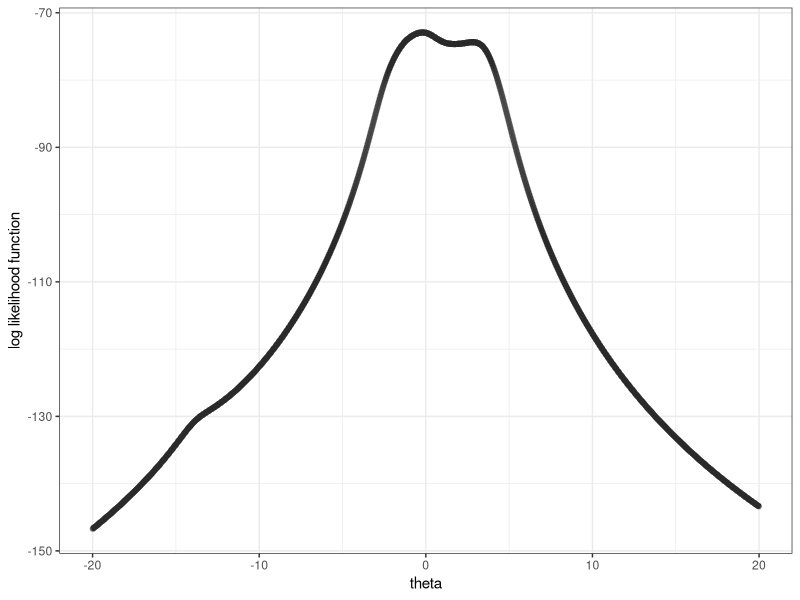

Reproduce this figure in R.
## ---- chunk 1
knitr::opts_chunk$set(echo = TRUE)
library(tidyverse)
## ---- chunk 2
# Import data
x_value = c(1.77, -0.23, 2.76, 3.80, 3.47, 
            56.75, -1.34, 4.24, -2.44, 3.29, 
            3.71, -2.40, 4.53, -0.07, -1.05, 
            -13.87, -2.53, -1.75, 0.27, 43.21)

# Define the log likelihood function
log_likelihood = function(x, theta) {
  l = -20*log(pi) - sum(log(1+(x-theta)^2))
  return(l)
} 

# Define the first derivative function of the log likelihood function
l_derivative_1 = function(x, theta) {
  l_1 = 2*sum((x-theta)/(1+(x-theta)^2))
  return(l_1)
}

# Define the second derivative function of the log likelihood function
l_derivative_2 = function(x, theta) {
  l_2 = 2*sum(((x-theta)^2-1)/(1+(x-theta)^2)^2)
  return(l_2)
}

# Graph the log likelihood function
theta_range = seq(-20, 20, 0.001)
n_loop = length(theta_range)
log_likelihood_value = numeric(n_loop)
for (i in 1:n_loop) {
  log_likelihood_value[i] = log_likelihood(x_value, theta_range[i])
}
result_l = cbind(theta_range, log_likelihood_value) %>% as.data.frame()
result_l %>% 
  ggplot(aes(x = theta_range, y = log_likelihood_value)) + geom_point(alpha = 0.01) +
  theme_bw() + labs(
    x = "theta",
    y = "log likelihood function"
  )
## ---- chunk 3
n_iteration = 1000
theta_iteration = numeric(n_iteration)
theta_iteration[1] = mean(x_value)
# Mean of the data as the starting point
for (i in 2:n_iteration) {
  theta_iteration[i] = theta_iteration[i-1] - l_derivative_1(x_value, theta_iteration[i-1])/l_derivative_2(x_value, theta_iteration[i-1])
}
tail(theta_iteration)

# Starting point = -11
theta_iteration[1] = -11
for (i in 2:n_iteration) {
  theta_iteration[i] = theta_iteration[i-1] - l_derivative_1(x_value, theta_iteration[i-1])/l_derivative_2(x_value, theta_iteration[i-1])
}
tail(theta_iteration)

# Starting point = -1
theta_iteration[1] = -1
for (i in 2:n_iteration) {
  theta_iteration[i] = theta_iteration[i-1] - l_derivative_1(x_value, theta_iteration[i-1])/l_derivative_2(x_value, theta_iteration[i-1])
}
tail(theta_iteration)

# Starting point = 0
theta_iteration[1] = 0
for (i in 2:n_iteration) {
  theta_iteration[i] = theta_iteration[i-1] - l_derivative_1(x_value, theta_iteration[i-1])/l_derivative_2(x_value, theta_iteration[i-1])
}
tail(theta_iteration)

# Starting point = 1.5
theta_iteration[1] = 1.5
for (i in 2:n_iteration) {
  theta_iteration[i] = theta_iteration[i-1] - l_derivative_1(x_value, theta_iteration[i-1])/l_derivative_2(x_value, theta_iteration[i-1])
}
tail(theta_iteration)

# Starting point = 4
theta_iteration[1] = 4
for (i in 2:n_iteration) {
  theta_iteration[i] = theta_iteration[i-1] - l_derivative_1(x_value, theta_iteration[i-1])/l_derivative_2(x_value, theta_iteration[i-1])
}
tail(theta_iteration)

# Starting point = 4.7
theta_iteration[1] = 4.7
for (i in 2:n_iteration) {
  theta_iteration[i] = theta_iteration[i-1] - l_derivative_1(x_value, theta_iteration[i-1])/l_derivative_2(x_value, theta_iteration[i-1])
}
tail(theta_iteration)

# Starting point = 7
theta_iteration[1] = 7
for (i in 2:n_iteration) {
  theta_iteration[i] = theta_iteration[i-1] - l_derivative_1(x_value, theta_iteration[i-1])/l_derivative_2(x_value, theta_iteration[i-1])
}
tail(theta_iteration)

# Starting point = 8
theta_iteration[1] = 8
for (i in 2:n_iteration) {
  theta_iteration[i] = theta_iteration[i-1] - l_derivative_1(x_value, theta_iteration[i-1])/l_derivative_2(x_value, theta_iteration[i-1])
}
tail(theta_iteration)

# Starting point = 38
theta_iteration[1] = 38
for (i in 2:n_iteration) {
  theta_iteration[i] = theta_iteration[i-1] - l_derivative_1(x_value, theta_iteration[i-1])/l_derivative_2(x_value, theta_iteration[i-1])
}
tail(theta_iteration)
